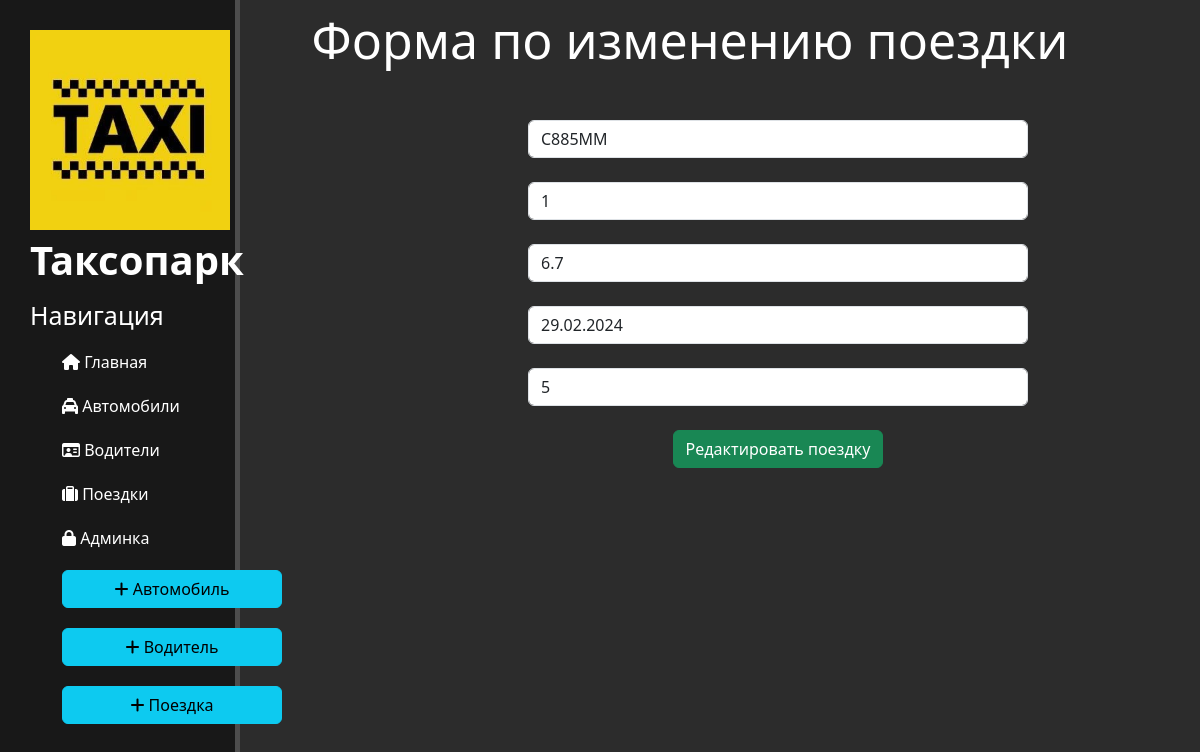
The app's page /data/trips/1/update with its own data.
### data/models.py (models this page shows, shortened)
class Trip(Model):
    car_id = ForeignKey(Car, on_delete=CASCADE, to_field='id')
    driver_id = ForeignKey(Driver, on_delete=CASCADE, to_field='id')
    length = DecimalField(decimal_places=1, max_digits=5)
    date = DateField()
    rating = PositiveIntegerField()
    class Meta:
        verbose_name = 'Поездка'
        verbose_name_plural = 'Поездки'

### data/views.py (the view)
# urls.py: path('trips/<int:pk>/update', views.TripUpdateView.as_view(), name='trip_update'),
class TripUpdateView(UpdateView):
        model = Trip
        template_name = 'data/trip_update.html'
        form_class = TripForm

### data/forms.py
class TripForm(ModelForm):
    class Meta:
        model = Trip
        fields = [
            'car_id',
            'driver_id',
            'length',
            'date',
            'rating'
        ]
        widgets = {
            'car_id': TextInput(attrs={
                'class': 'form-control',
                'placeholder': 'Идентификатор автомобиля'
            }),
            'driver_id': NumberInput(attrs={
                'class': 'form-control',
                'placeholder': 'Идентификатор водителя',
            }),
            'length': NumberInput(attrs={
                'class': 'form-control',
                'placeholder': 'Длина поездки',
            }),
            'date': DateInput(attrs={
                'class': 'form-control',
                'placeholder': 'Дата поездки',
            }),
            'rating': NumberInput(attrs={
                'class': 'form-control',
                'placeholder': 'Оценка поездки',
            })
        }

### data/templates/data/trip_update.html (shortened to what this page needs)
{% extends 'main/layout.html' %}
{% block content %}
<div class="features">
    <h1>Форма по изменению поездки</h1>
    <form method="post">
        {{ form.car_id }}<br>
        {{ form.driver_id }}<br>
        {{ form.length }}<br>
        {{ form.date }}<br>
        {{ form.rating }}<br>
        <button class="btn btn-success" type="submit">Редактировать поездку</button>
    </form>
</div>
{% endblock %}

### main/static/main/css/main.css (style rules this page uses)
body { background: #2c2c2c; }
main h1 { font-size: 50px; }
form { margin-left: 32%; width: 500px; margin-top: 50px; }

### records on screen
Trip: car_id "C885MM", driver_id "1", length "6.7", date "29.02.2024", rating "5"
